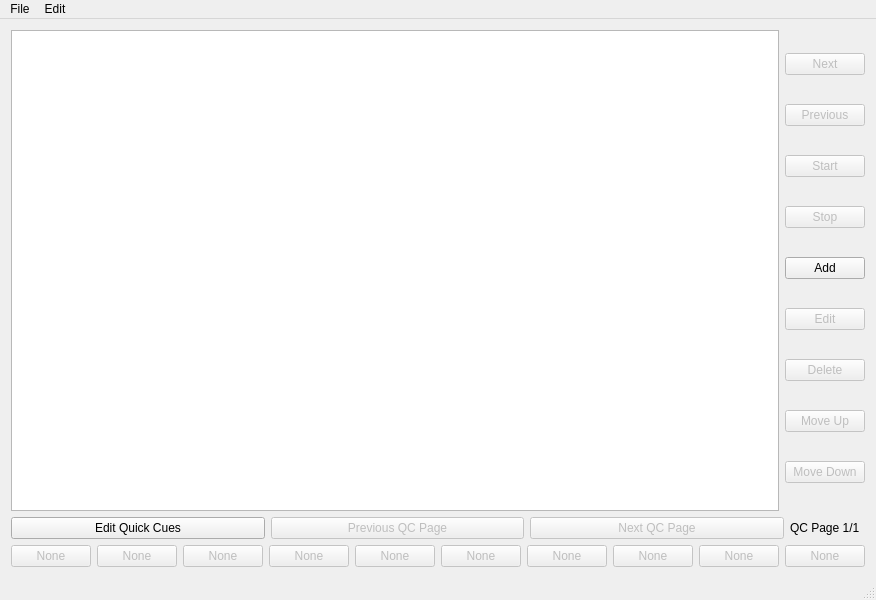
<?xml version="1.0" encoding="UTF-8"?>
<ui version="4.0">
 <class>MainWindow</class>
 <widget class="QMainWindow" name="MainWindow">
  <property name="geometry">
   <rect>
    <x>0</x>
    <y>0</y>
    <width>824</width>
    <height>600</height>
   </rect>
  </property>
  <property name="windowTitle">
   <string>Plankton ScriptCue A1.3.0</string>
  </property>
  <widget class="QWidget" name="centralWidget">
   <layout class="QVBoxLayout" name="verticalLayout_2">
    <item>
     <layout class="QHBoxLayout" name="cueListLayout">
      <item>
       <widget class="QListWidget" name="cueListWidget"/>
      </item>
      <item>
       <layout class="QVBoxLayout" name="cueListControls">
        <item>
         <widget class="QPushButton" name="nextButton">
          <property name="enabled">
           <bool>false</bool>
          </property>
          <property name="text">
           <string>Next</string>
          </property>
         </widget>
        </item>
        <item>
         <widget class="QPushButton" name="prevButton">
          <property name="enabled">
           <bool>false</bool>
          </property>
          <property name="text">
           <string>Previous</string>
          </property>
         </widget>
        </item>
        <item>
         <widget class="QPushButton" name="startButton">
          <property name="enabled">
           <bool>false</bool>
          </property>
          <property name="text">
           <string>Start</string>
          </property>
         </widget>
        </item>
        <item>
         <widget class="QPushButton" name="stopButton">
          <property name="enabled">
           <bool>false</bool>
          </property>
          <property name="text">
           <string>Stop</string>
          </property>
         </widget>
        </item>
        <item>
         <widget class="QPushButton" name="addCueButton">
          <property name="enabled">
           <bool>true</bool>
          </property>
          <property name="text">
           <string>Add</string>
          </property>
         </widget>
        </item>
        <item>
         <widget class="QPushButton" name="editCueButton">
          <property name="enabled">
           <bool>false</bool>
          </property>
          <property name="text">
           <string>Edit</string>
          </property>
         </widget>
        </item>
        <item>
         <widget class="QPushButton" name="removeCueButton">
          <property name="enabled">
           <bool>false</bool>
          </property>
          <property name="text">
           <string>Delete</string>
          </property>
         </widget>
        </item>
        <item>
         <widget class="QPushButton" name="moveCueUpButton">
          <property name="enabled">
           <bool>false</bool>
          </property>
          <property name="text">
           <string>Move Up</string>
          </property>
         </widget>
        </item>
        <item>
         <widget class="QPushButton" name="moveCueDownButton">
          <property name="enabled">
           <bool>false</bool>
          </property>
          <property name="text">
           <string>Move Down</string>
          </property>
         </widget>
        </item>
       </layout>
      </item>
     </layout>
    </item>
    <item>
     <layout class="QHBoxLayout" name="quickButtonControls">
      <item>
       <widget class="QPushButton" name="editQuickButton">
        <property name="enabled">
         <bool>true</bool>
        </property>
        <property name="text">
         <string>Edit Quick Cues</string>
        </property>
       </widget>
      </item>
      <item>
       <widget class="QPushButton" name="prevPageQuickButton">
        <property name="enabled">
         <bool>false</bool>
        </property>
        <property name="text">
         <string>Previous QC Page</string>
        </property>
       </widget>
      </item>
      <item>
       <widget class="QPushButton" name="nextPageQuickButton">
        <property name="enabled">
         <bool>false</bool>
        </property>
        <property name="text">
         <string>Next QC Page</string>
        </property>
       </widget>
      </item>
      <item>
       <widget class="QLabel" name="label">
        <property name="sizePolicy">
         <sizepolicy hsizetype="Preferred" vsizetype="Preferred">
          <horstretch>0</horstretch>
          <verstretch>0</verstretch>
         </sizepolicy>
        </property>
        <property name="maximumSize">
         <size>
          <width>75</width>
          <height>16777215</height>
         </size>
        </property>
        <property name="text">
         <string>QC Page 1/1</string>
        </property>
       </widget>
      </item>
     </layout>
    </item>
    <item>
     <layout class="QHBoxLayout" name="quickButtons">
      <item>
       <widget class="QPushButton" name="quickButton1">
        <property name="enabled">
         <bool>false</bool>
        </property>
        <property name="text">
         <string>None</string>
        </property>
       </widget>
      </item>
      <item>
       <widget class="QPushButton" name="quickButton2">
        <property name="enabled">
         <bool>false</bool>
        </property>
        <property name="text">
         <string>None</string>
        </property>
       </widget>
      </item>
      <item>
       <widget class="QPushButton" name="quickButton3">
        <property name="enabled">
         <bool>false</bool>
        </property>
        <property name="text">
         <string>None</string>
        </property>
       </widget>
      </item>
      <item>
       <widget class="QPushButton" name="quickButton4">
        <property name="enabled">
         <bool>false</bool>
        </property>
        <property name="text">
         <string>None</string>
        </property>
       </widget>
      </item>
      <item>
       <widget class="QPushButton" name="quickButton5">
        <property name="enabled">
         <bool>false</bool>
        </property>
        <property name="text">
         <string>None</string>
        </property>
       </widget>
      </item>
      <item>
       <widget class="QPushButton" name="quickButton6">
        <property name="enabled">
         <bool>false</bool>
        </property>
        <property name="text">
         <string>None</string>
        </property>
       </widget>
      </item>
      <item>
       <widget class="QPushButton" name="quickButton7">
        <property name="enabled">
         <bool>false</bool>
        </property>
        <property name="text">
         <string>None</string>
        </property>
       </widget>
      </item>
      <item>
       <widget class="QPushButton" name="quickButton8">
        <property name="enabled">
         <bool>false</bool>
        </property>
        <property name="text">
         <string>None</string>
        </property>
       </widget>
      </item>
      <item>
       <widget class="QPushButton" name="quickButton9">
        <property name="enabled">
         <bool>false</bool>
        </property>
        <property name="text">
         <string>None</string>
        </property>
       </widget>
      </item>
      <item>
       <widget class="QPushButton" name="quickButton0">
        <property name="enabled">
         <bool>false</bool>
        </property>
        <property name="text">
         <string>None</string>
        </property>
       </widget>
      </item>
     </layout>
    </item>
   </layout>
  </widget>
  <widget class="QMenuBar" name="menuBar">
   <property name="geometry">
    <rect>
     <x>0</x>
     <y>0</y>
     <width>824</width>
     <height>21</height>
    </rect>
   </property>
   <widget class="QMenu" name="menuFile">
    <property name="title">
     <string>File</string>
    </property>
    <addaction name="actionNew"/>
    <addaction name="actionOpen"/>
    <addaction name="actionSave"/>
    <addaction name="actionSave_As"/>
    <addaction name="separator"/>
    <addaction name="actionSettings"/>
   </widget>
   <widget class="QMenu" name="menuEdit">
    <property name="title">
     <string>Edit</string>
    </property>
    <addaction name="actionUndo"/>
    <addaction name="actionRedo"/>
   </widget>
   <addaction name="menuFile"/>
   <addaction name="menuEdit"/>
  </widget>
  <widget class="QStatusBar" name="statusBar"/>
  <action name="actionNew">
   <property name="enabled">
    <bool>true</bool>
   </property>
   <property name="text">
    <string>New</string>
   </property>
   <property name="shortcut">
    <string>Ctrl+N</string>
   </property>
  </action>
  <action name="actionOpen">
   <property name="enabled">
    <bool>true</bool>
   </property>
   <property name="text">
    <string>Open</string>
   </property>
   <property name="shortcut">
    <string>Ctrl+O</string>
   </property>
  </action>
  <action name="actionSave">
   <property name="enabled">
    <bool>true</bool>
   </property>
   <property name="text">
    <string>Save</string>
   </property>
   <property name="shortcut">
    <string>Ctrl+S</string>
   </property>
  </action>
  <action name="actionSave_As">
   <property name="enabled">
    <bool>true</bool>
   </property>
   <property name="text">
    <string>Save As</string>
   </property>
   <property name="shortcut">
    <string>Ctrl+Shift+S</string>
   </property>
  </action>
  <action name="actionSettings">
   <property name="enabled">
    <bool>true</bool>
   </property>
   <property name="text">
    <string>Settings</string>
   </property>
   <property name="shortcut">
    <string>Ctrl+,</string>
   </property>
  </action>
  <action name="actionUndo">
   <property name="text">
    <string>Undo</string>
   </property>
  </action>
  <action name="actionRedo">
   <property name="text">
    <string>Redo</string>
   </property>
  </action>
 </widget>
 <layoutdefault spacing="6" margin="11"/>
 <resources/>
 <connections/>
</ui>
